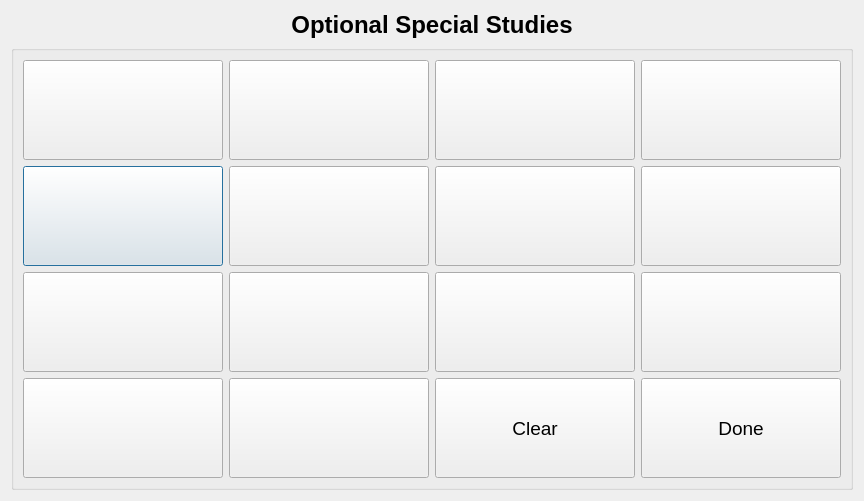
<?xml version="1.0" encoding="UTF-8"?>
<ui version="4.0">
 <class>extendedsamplecollectionDlg</class>
 <widget class="QDialog" name="extendedsamplecollectionDlg">
  <property name="geometry">
   <rect>
    <x>0</x>
    <y>0</y>
    <width>856</width>
    <height>494</height>
   </rect>
  </property>
  <property name="windowTitle">
   <string>Special Studies</string>
  </property>
  <layout class="QVBoxLayout" name="verticalLayout">
   <item>
    <widget class="QLabel" name="label_3">
     <property name="maximumSize">
      <size>
       <width>16777215</width>
       <height>50</height>
      </size>
     </property>
     <property name="font">
      <font>
       <pointsize>18</pointsize>
       <bold>true</bold>
      </font>
     </property>
     <property name="text">
      <string>Optional Special Studies</string>
     </property>
     <property name="alignment">
      <set>Qt::AlignCenter</set>
     </property>
    </widget>
   </item>
   <item>
    <widget class="QGroupBox" name="groupBox">
     <property name="title">
      <string/>
     </property>
     <layout class="QGridLayout" name="gridLayout">
      <item row="3" column="0">
       <widget class="QPushButton" name="Btn5">
        <property name="minimumSize">
         <size>
          <width>200</width>
          <height>100</height>
         </size>
        </property>
        <property name="maximumSize">
         <size>
          <width>200</width>
          <height>100</height>
         </size>
        </property>
        <property name="font">
         <font>
          <pointsize>14</pointsize>
         </font>
        </property>
        <property name="text">
         <string/>
        </property>
        <property name="checkable">
         <bool>true</bool>
        </property>
       </widget>
      </item>
      <item row="5" column="2">
       <widget class="QPushButton" name="Btn11">
        <property name="minimumSize">
         <size>
          <width>200</width>
          <height>100</height>
         </size>
        </property>
        <property name="maximumSize">
         <size>
          <width>200</width>
          <height>100</height>
         </size>
        </property>
        <property name="font">
         <font>
          <pointsize>14</pointsize>
         </font>
        </property>
        <property name="text">
         <string/>
        </property>
        <property name="checkable">
         <bool>true</bool>
        </property>
       </widget>
      </item>
      <item row="1" column="0">
       <widget class="QPushButton" name="Btn1">
        <property name="sizePolicy">
         <sizepolicy hsizetype="Fixed" vsizetype="Fixed">
          <horstretch>0</horstretch>
          <verstretch>0</verstretch>
         </sizepolicy>
        </property>
        <property name="minimumSize">
         <size>
          <width>200</width>
          <height>100</height>
         </size>
        </property>
        <property name="maximumSize">
         <size>
          <width>200</width>
          <height>100</height>
         </size>
        </property>
        <property name="font">
         <font>
          <pointsize>14</pointsize>
         </font>
        </property>
        <property name="text">
         <string/>
        </property>
        <property name="checkable">
         <bool>true</bool>
        </property>
       </widget>
      </item>
      <item row="1" column="3">
       <widget class="QPushButton" name="Btn4">
        <property name="minimumSize">
         <size>
          <width>200</width>
          <height>100</height>
         </size>
        </property>
        <property name="maximumSize">
         <size>
          <width>200</width>
          <height>100</height>
         </size>
        </property>
        <property name="font">
         <font>
          <pointsize>14</pointsize>
         </font>
        </property>
        <property name="text">
         <string/>
        </property>
        <property name="checkable">
         <bool>true</bool>
        </property>
       </widget>
      </item>
      <item row="3" column="1">
       <widget class="QPushButton" name="Btn6">
        <property name="minimumSize">
         <size>
          <width>200</width>
          <height>100</height>
         </size>
        </property>
        <property name="maximumSize">
         <size>
          <width>200</width>
          <height>100</height>
         </size>
        </property>
        <property name="font">
         <font>
          <pointsize>14</pointsize>
         </font>
        </property>
        <property name="text">
         <string/>
        </property>
        <property name="checkable">
         <bool>true</bool>
        </property>
       </widget>
      </item>
      <item row="1" column="2">
       <widget class="QPushButton" name="Btn3">
        <property name="minimumSize">
         <size>
          <width>200</width>
          <height>100</height>
         </size>
        </property>
        <property name="maximumSize">
         <size>
          <width>200</width>
          <height>100</height>
         </size>
        </property>
        <property name="font">
         <font>
          <pointsize>14</pointsize>
         </font>
        </property>
        <property name="text">
         <string/>
        </property>
        <property name="checkable">
         <bool>true</bool>
        </property>
       </widget>
      </item>
      <item row="1" column="1">
       <widget class="QPushButton" name="Btn2">
        <property name="minimumSize">
         <size>
          <width>200</width>
          <height>100</height>
         </size>
        </property>
        <property name="maximumSize">
         <size>
          <width>200</width>
          <height>100</height>
         </size>
        </property>
        <property name="font">
         <font>
          <pointsize>14</pointsize>
         </font>
        </property>
        <property name="text">
         <string/>
        </property>
        <property name="checkable">
         <bool>true</bool>
        </property>
       </widget>
      </item>
      <item row="3" column="3">
       <widget class="QPushButton" name="Btn8">
        <property name="minimumSize">
         <size>
          <width>200</width>
          <height>100</height>
         </size>
        </property>
        <property name="maximumSize">
         <size>
          <width>200</width>
          <height>100</height>
         </size>
        </property>
        <property name="font">
         <font>
          <pointsize>14</pointsize>
         </font>
        </property>
        <property name="text">
         <string/>
        </property>
        <property name="checkable">
         <bool>true</bool>
        </property>
       </widget>
      </item>
      <item row="5" column="0">
       <widget class="QPushButton" name="Btn9">
        <property name="minimumSize">
         <size>
          <width>200</width>
          <height>100</height>
         </size>
        </property>
        <property name="maximumSize">
         <size>
          <width>200</width>
          <height>100</height>
         </size>
        </property>
        <property name="font">
         <font>
          <pointsize>14</pointsize>
         </font>
        </property>
        <property name="text">
         <string/>
        </property>
        <property name="checkable">
         <bool>true</bool>
        </property>
       </widget>
      </item>
      <item row="6" column="3">
       <widget class="QPushButton" name="doneBtn">
        <property name="minimumSize">
         <size>
          <width>200</width>
          <height>100</height>
         </size>
        </property>
        <property name="maximumSize">
         <size>
          <width>200</width>
          <height>100</height>
         </size>
        </property>
        <property name="font">
         <font>
          <pointsize>14</pointsize>
         </font>
        </property>
        <property name="text">
         <string>Done</string>
        </property>
       </widget>
      </item>
      <item row="3" column="2">
       <widget class="QPushButton" name="Btn7">
        <property name="minimumSize">
         <size>
          <width>200</width>
          <height>100</height>
         </size>
        </property>
        <property name="maximumSize">
         <size>
          <width>200</width>
          <height>100</height>
         </size>
        </property>
        <property name="font">
         <font>
          <pointsize>14</pointsize>
         </font>
        </property>
        <property name="text">
         <string/>
        </property>
        <property name="checkable">
         <bool>true</bool>
        </property>
       </widget>
      </item>
      <item row="6" column="2">
       <widget class="QPushButton" name="clearBtn">
        <property name="sizePolicy">
         <sizepolicy hsizetype="Fixed" vsizetype="Fixed">
          <horstretch>0</horstretch>
          <verstretch>0</verstretch>
         </sizepolicy>
        </property>
        <property name="minimumSize">
         <size>
          <width>200</width>
          <height>100</height>
         </size>
        </property>
        <property name="maximumSize">
         <size>
          <width>200</width>
          <height>100</height>
         </size>
        </property>
        <property name="font">
         <font>
          <pointsize>14</pointsize>
         </font>
        </property>
        <property name="text">
         <string>Clear</string>
        </property>
       </widget>
      </item>
      <item row="5" column="3">
       <widget class="QPushButton" name="Btn12">
        <property name="minimumSize">
         <size>
          <width>200</width>
          <height>100</height>
         </size>
        </property>
        <property name="maximumSize">
         <size>
          <width>200</width>
          <height>100</height>
         </size>
        </property>
        <property name="font">
         <font>
          <pointsize>14</pointsize>
         </font>
        </property>
        <property name="text">
         <string/>
        </property>
        <property name="checkable">
         <bool>true</bool>
        </property>
       </widget>
      </item>
      <item row="6" column="1">
       <widget class="QPushButton" name="Btn14">
        <property name="minimumSize">
         <size>
          <width>200</width>
          <height>100</height>
         </size>
        </property>
        <property name="maximumSize">
         <size>
          <width>200</width>
          <height>100</height>
         </size>
        </property>
        <property name="font">
         <font>
          <pointsize>14</pointsize>
         </font>
        </property>
        <property name="text">
         <string/>
        </property>
        <property name="checkable">
         <bool>true</bool>
        </property>
       </widget>
      </item>
      <item row="6" column="0">
       <widget class="QPushButton" name="Btn13">
        <property name="minimumSize">
         <size>
          <width>100</width>
          <height>0</height>
         </size>
        </property>
        <property name="maximumSize">
         <size>
          <width>200</width>
          <height>100</height>
         </size>
        </property>
        <property name="font">
         <font>
          <pointsize>14</pointsize>
         </font>
        </property>
        <property name="text">
         <string/>
        </property>
        <property name="checkable">
         <bool>true</bool>
        </property>
       </widget>
      </item>
      <item row="5" column="1">
       <widget class="QPushButton" name="Btn10">
        <property name="minimumSize">
         <size>
          <width>200</width>
          <height>100</height>
         </size>
        </property>
        <property name="maximumSize">
         <size>
          <width>200</width>
          <height>100</height>
         </size>
        </property>
        <property name="font">
         <font>
          <pointsize>14</pointsize>
         </font>
        </property>
        <property name="text">
         <string/>
        </property>
        <property name="checkable">
         <bool>true</bool>
        </property>
       </widget>
      </item>
     </layout>
    </widget>
   </item>
  </layout>
 </widget>
 <resources/>
 <connections/>
</ui>
